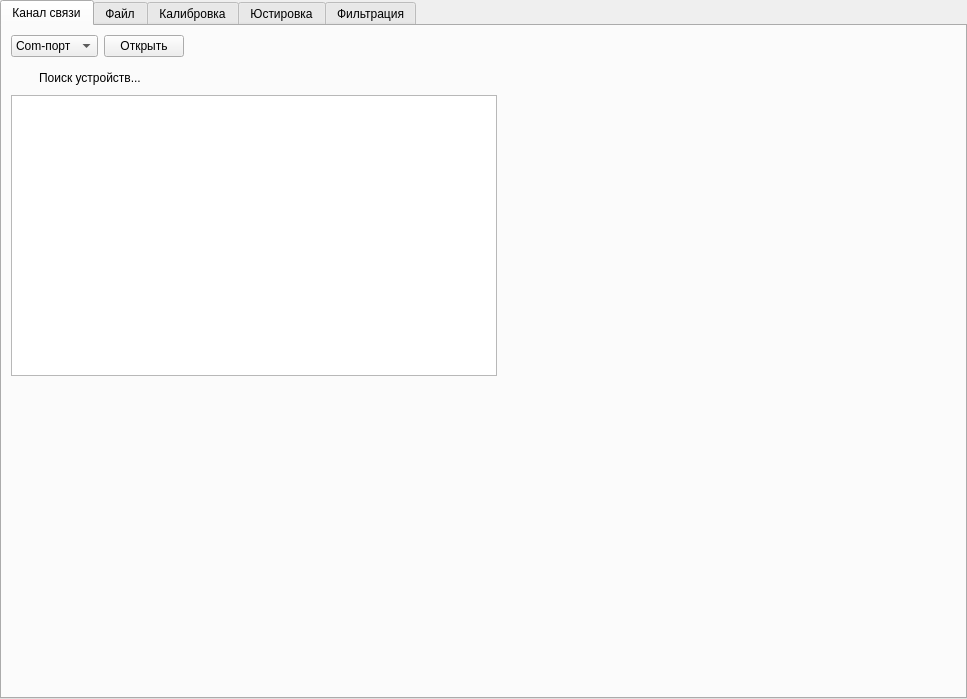
<?xml version="1.0" encoding="UTF-8"?>
<ui version="4.0">
 <class>SettingsForm</class>
 <widget class="QWidget" name="SettingsForm">
  <property name="geometry">
   <rect>
    <x>0</x>
    <y>0</y>
    <width>967</width>
    <height>699</height>
   </rect>
  </property>
  <property name="windowTitle">
   <string>Form</string>
  </property>
  <layout class="QGridLayout" name="gridLayout_6">
   <property name="leftMargin">
    <number>0</number>
   </property>
   <property name="topMargin">
    <number>0</number>
   </property>
   <property name="rightMargin">
    <number>0</number>
   </property>
   <property name="bottomMargin">
    <number>0</number>
   </property>
   <item row="0" column="0">
    <widget class="QTabWidget" name="tabWidget">
     <property name="currentIndex">
      <number>0</number>
     </property>
     <widget class="QWidget" name="tab">
      <attribute name="title">
       <string>Канал связи</string>
      </attribute>
      <layout class="QGridLayout" name="gridLayout_5">
       <item row="0" column="0">
        <layout class="QHBoxLayout" name="horizontalLayout_2">
         <item>
          <widget class="QComboBox" name="comboBox">
           <item>
            <property name="text">
             <string>Com-порт</string>
            </property>
           </item>
           <item>
            <property name="text">
             <string>Bluetooth</string>
            </property>
           </item>
          </widget>
         </item>
         <item>
          <widget class="QPushButton" name="pushOpenPort">
           <property name="text">
            <string>Открыть</string>
           </property>
          </widget>
         </item>
         <item>
          <spacer name="horizontalSpacer_2">
           <property name="orientation">
            <enum>Qt::Horizontal</enum>
           </property>
           <property name="sizeHint" stdset="0">
            <size>
             <width>40</width>
             <height>20</height>
            </size>
           </property>
          </spacer>
         </item>
        </layout>
       </item>
       <item row="1" column="2">
        <spacer name="horizontalSpacer_5">
         <property name="orientation">
          <enum>Qt::Horizontal</enum>
         </property>
         <property name="sizeHint" stdset="0">
          <size>
           <width>451</width>
           <height>20</height>
          </size>
         </property>
        </spacer>
       </item>
       <item row="2" column="1">
        <spacer name="verticalSpacer_2">
         <property name="orientation">
          <enum>Qt::Vertical</enum>
         </property>
         <property name="sizeHint" stdset="0">
          <size>
           <width>20</width>
           <height>302</height>
          </size>
         </property>
        </spacer>
       </item>
       <item row="1" column="0" colspan="2">
        <widget class="QStackedWidget" name="stackedWidget">
         <property name="currentIndex">
          <number>1</number>
         </property>
         <widget class="QWidget" name="page">
          <layout class="QGridLayout" name="gridLayout">
           <item row="0" column="0">
            <widget class="QLabel" name="labelPortName_3">
             <property name="text">
              <string>Порт</string>
             </property>
            </widget>
           </item>
           <item row="0" column="2">
            <widget class="QComboBox" name="comboPortName"/>
           </item>
           <item row="0" column="3">
            <widget class="QPushButton" name="pushRefresh">
             <property name="maximumSize">
              <size>
               <width>22</width>
               <height>22</height>
              </size>
             </property>
             <property name="styleSheet">
              <string notr="true"/>
             </property>
             <property name="text">
              <string/>
             </property>
             <property name="icon">
              <iconset resource="../resources/resources.qrc">
               <normaloff>:/refresh.png</normaloff>:/refresh.png</iconset>
             </property>
             <property name="iconSize">
              <size>
               <width>22</width>
               <height>22</height>
              </size>
             </property>
             <property name="flat">
              <bool>true</bool>
             </property>
            </widget>
           </item>
           <item row="0" column="4">
            <spacer name="horizontalSpacer_4">
             <property name="orientation">
              <enum>Qt::Horizontal</enum>
             </property>
             <property name="sizeHint" stdset="0">
              <size>
               <width>283</width>
               <height>20</height>
              </size>
             </property>
            </spacer>
           </item>
           <item row="1" column="0" colspan="2">
            <widget class="QLabel" name="labelPortSpeed_3">
             <property name="text">
              <string>Скорость</string>
             </property>
            </widget>
           </item>
           <item row="2" column="0">
            <widget class="QLabel" name="labelPortWordLen_3">
             <property name="text">
              <string>Длина</string>
             </property>
            </widget>
           </item>
           <item row="3" column="0" colspan="2">
            <widget class="QLabel" name="labelPortStopBit_3">
             <property name="text">
              <string>Стоп-бит</string>
             </property>
            </widget>
           </item>
           <item row="4" column="0" colspan="2">
            <widget class="QLabel" name="labelPortParity_3">
             <property name="text">
              <string>Чётность</string>
             </property>
            </widget>
           </item>
           <item row="5" column="1">
            <spacer name="verticalSpacer">
             <property name="orientation">
              <enum>Qt::Vertical</enum>
             </property>
             <property name="sizeHint" stdset="0">
              <size>
               <width>20</width>
               <height>143</height>
              </size>
             </property>
            </spacer>
           </item>
           <item row="1" column="2" colspan="2">
            <widget class="QComboBox" name="comboSpeed">
             <property name="currentIndex">
              <number>6</number>
             </property>
             <item>
              <property name="text">
               <string>4800</string>
              </property>
             </item>
             <item>
              <property name="text">
               <string>9600</string>
              </property>
             </item>
             <item>
              <property name="text">
               <string>19200</string>
              </property>
             </item>
             <item>
              <property name="text">
               <string>57600</string>
              </property>
             </item>
             <item>
              <property name="text">
               <string>115200</string>
              </property>
             </item>
             <item>
              <property name="text">
               <string>256000</string>
              </property>
             </item>
             <item>
              <property name="text">
               <string>460800</string>
              </property>
             </item>
            </widget>
           </item>
           <item row="2" column="2" colspan="2">
            <widget class="QComboBox" name="comboWordLen">
             <property name="currentIndex">
              <number>3</number>
             </property>
             <item>
              <property name="text">
               <string>5</string>
              </property>
             </item>
             <item>
              <property name="text">
               <string>6</string>
              </property>
             </item>
             <item>
              <property name="text">
               <string>7</string>
              </property>
             </item>
             <item>
              <property name="text">
               <string>8</string>
              </property>
             </item>
            </widget>
           </item>
           <item row="3" column="2" colspan="2">
            <widget class="QComboBox" name="comboStopBit">
             <item>
              <property name="text">
               <string>1</string>
              </property>
             </item>
             <item>
              <property name="text">
               <string>1,5</string>
              </property>
             </item>
             <item>
              <property name="text">
               <string>2</string>
              </property>
             </item>
            </widget>
           </item>
           <item row="4" column="2" colspan="2">
            <widget class="QComboBox" name="comboParity">
             <item>
              <property name="text">
               <string>Нет</string>
              </property>
             </item>
             <item>
              <property name="text">
               <string>Чет</string>
              </property>
             </item>
             <item>
              <property name="text">
               <string>Нечет</string>
              </property>
             </item>
             <item>
              <property name="text">
               <string>Маркер (1)</string>
              </property>
             </item>
             <item>
              <property name="text">
               <string>Пробел (0)</string>
              </property>
             </item>
            </widget>
           </item>
          </layout>
         </widget>
         <widget class="QWidget" name="page_2">
          <layout class="QGridLayout" name="gridLayout_4">
           <property name="leftMargin">
            <number>0</number>
           </property>
           <property name="topMargin">
            <number>4</number>
           </property>
           <property name="rightMargin">
            <number>0</number>
           </property>
           <property name="bottomMargin">
            <number>0</number>
           </property>
           <item row="0" column="0">
            <layout class="QHBoxLayout" name="horizontalLayout_3">
             <item>
              <widget class="QPushButton" name="pushButtonStartBluetoothDiscovery">
               <property name="minimumSize">
                <size>
                 <width>22</width>
                 <height>22</height>
                </size>
               </property>
               <property name="maximumSize">
                <size>
                 <width>22</width>
                 <height>22</height>
                </size>
               </property>
               <property name="text">
                <string/>
               </property>
               <property name="icon">
                <iconset resource="../resources/resources.qrc">
                 <normaloff>:/refresh.png</normaloff>:/refresh.png</iconset>
               </property>
               <property name="iconSize">
                <size>
                 <width>22</width>
                 <height>22</height>
                </size>
               </property>
               <property name="flat">
                <bool>true</bool>
               </property>
              </widget>
             </item>
             <item>
              <widget class="QLabel" name="labelBluetoothStatus">
               <property name="sizePolicy">
                <sizepolicy hsizetype="Preferred" vsizetype="Fixed">
                 <horstretch>0</horstretch>
                 <verstretch>0</verstretch>
                </sizepolicy>
               </property>
               <property name="text">
                <string>Поиск устройств...</string>
               </property>
              </widget>
             </item>
            </layout>
           </item>
           <item row="1" column="0">
            <widget class="QListWidget" name="bluetoothDevices">
             <property name="sizePolicy">
              <sizepolicy hsizetype="Preferred" vsizetype="Expanding">
               <horstretch>0</horstretch>
               <verstretch>0</verstretch>
              </sizepolicy>
             </property>
            </widget>
           </item>
          </layout>
         </widget>
        </widget>
       </item>
      </layout>
     </widget>
     <widget class="QWidget" name="tab_2">
      <attribute name="title">
       <string>Файл</string>
      </attribute>
      <layout class="QGridLayout" name="gridLayout_2">
       <item row="1" column="0">
        <spacer name="verticalSpacer_6">
         <property name="orientation">
          <enum>Qt::Vertical</enum>
         </property>
         <property name="sizeHint" stdset="0">
          <size>
           <width>20</width>
           <height>515</height>
          </size>
         </property>
        </spacer>
       </item>
       <item row="0" column="0">
        <widget class="QGroupBox" name="groupBox_3">
         <property name="maximumSize">
          <size>
           <width>16777215</width>
           <height>16777215</height>
          </size>
         </property>
         <property name="title">
          <string>Файл</string>
         </property>
         <layout class="QGridLayout" name="gridLayout_3">
          <item row="0" column="0">
           <widget class="QLabel" name="label">
            <property name="text">
             <string>Директория</string>
            </property>
           </widget>
          </item>
          <item row="0" column="1">
           <widget class="QLineEdit" name="lineEditDir">
            <property name="readOnly">
             <bool>true</bool>
            </property>
           </widget>
          </item>
          <item row="0" column="2">
           <widget class="QPushButton" name="pushButtonChooseDir">
            <property name="sizePolicy">
             <sizepolicy hsizetype="Fixed" vsizetype="Fixed">
              <horstretch>0</horstretch>
              <verstretch>0</verstretch>
             </sizepolicy>
            </property>
            <property name="maximumSize">
             <size>
              <width>40</width>
              <height>16777215</height>
             </size>
            </property>
            <property name="text">
             <string>...</string>
            </property>
           </widget>
          </item>
          <item row="1" column="0">
           <widget class="QLabel" name="label_2">
            <property name="text">
             <string>Имя</string>
            </property>
           </widget>
          </item>
          <item row="1" column="1">
           <widget class="QLineEdit" name="lineEditName"/>
          </item>
          <item row="2" column="1">
           <layout class="QHBoxLayout" name="horizontalLayout">
            <item>
             <spacer name="horizontalSpacer_3">
              <property name="orientation">
               <enum>Qt::Horizontal</enum>
              </property>
              <property name="sizeHint" stdset="0">
               <size>
                <width>40</width>
                <height>20</height>
               </size>
              </property>
             </spacer>
            </item>
            <item>
             <widget class="QPushButton" name="pushButtonStartStopFileWrite">
              <property name="text">
               <string>Начать запись</string>
              </property>
             </widget>
            </item>
            <item>
             <spacer name="horizontalSpacer_6">
              <property name="orientation">
               <enum>Qt::Horizontal</enum>
              </property>
              <property name="sizeHint" stdset="0">
               <size>
                <width>40</width>
                <height>20</height>
               </size>
              </property>
             </spacer>
            </item>
           </layout>
          </item>
         </layout>
        </widget>
       </item>
      </layout>
     </widget>
     <widget class="QWidget" name="tab_3">
      <attribute name="title">
       <string>Калибровка</string>
      </attribute>
     </widget>
     <widget class="QWidget" name="tab_4">
      <attribute name="title">
       <string>Юстировка</string>
      </attribute>
     </widget>
     <widget class="QWidget" name="tab_5">
      <attribute name="title">
       <string>Фильтрация</string>
      </attribute>
     </widget>
    </widget>
   </item>
  </layout>
 </widget>
 <resources>
  <include location="../resources/resources.qrc"/>
 </resources>
 <connections>
  <connection>
   <sender>comboBox</sender>
   <signal>currentIndexChanged(int)</signal>
   <receiver>stackedWidget</receiver>
   <slot>setCurrentIndex(int)</slot>
   <hints>
    <hint type="sourcelabel">
     <x>177</x>
     <y>54</y>
    </hint>
    <hint type="destinationlabel">
     <x>207</x>
     <y>80</y>
    </hint>
   </hints>
  </connection>
 </connections>
</ui>
